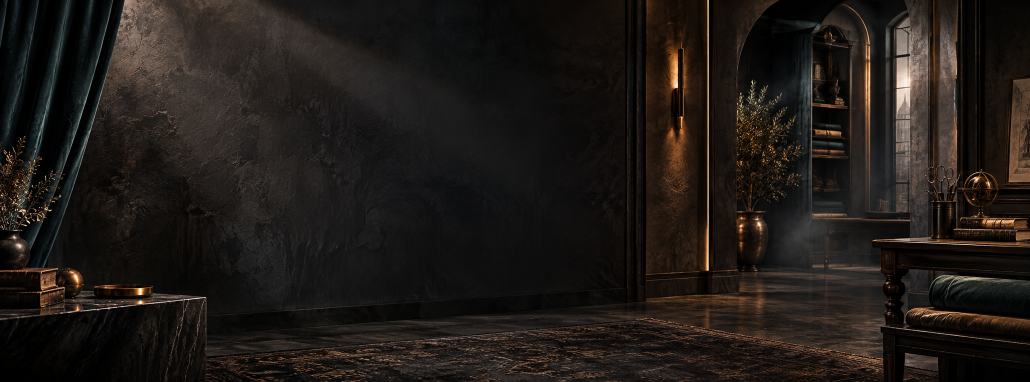
#> input picture nineTools/A_Plus/9.A_Plus/enjinia_fr_20260922/_generated-backgrounds/atelier.png, 2060 x 763 px, given in place of 01-hero-desktop-scene.png, which was not available (shown at 1/2 size)
$ python build_assets.py
#> lines starting #> are read from the running program, lines starting #| are printed output that depends on the picture
from __future__ import annotations

from pathlib import Path
from typing import Iterable

import numpy as np
from PIL import Image, ImageDraw, ImageEnhance, ImageFilter, ImageFont
from scipy import ndimage


ROOT = Path(__file__).resolve().parent
SRC = ROOT.parent / "enjinia" / "sources"
BG = ROOT / "_generated-backgrounds"
SCENES = ROOT / "_generated-scenes-v2"

DESKTOP = (1464, 600)
MOBILE = (600, 450)

FONT_HEAD = Path(r"C:\Windows\Fonts\impact.ttf")
FONT_BOLD = Path(r"C:\Windows\Fonts\segoeuib.ttf")
FONT_SEMIBOLD = Path(r"C:\Windows\Fonts\seguisb.ttf")
FONT_REGULAR = Path(r"C:\Windows\Fonts\segoeui.ttf")

OFF_WHITE = (242, 238, 229, 255)
BRONZE = (203, 145, 88, 255)
TEAL = (109, 169, 168, 255)
INK = (9, 13, 17, 255)


def font(size: int, kind: str = "regular") -> ImageFont.FreeTypeFont:
    path = {
        "head": FONT_HEAD,
        "bold": FONT_BOLD,
        "semibold": FONT_SEMIBOLD,
        "regular": FONT_REGULAR,
    }[kind]
    return ImageFont.truetype(str(path), size=size)


def cover(image: Image.Image, size: tuple[int, int], fx: float = 0.5, fy: float = 0.5) -> Image.Image:
    image = image.convert("RGB")
    scale = max(size[0] / image.width, size[1] / image.height)
    resized = image.resize((round(image.width * scale), round(image.height * scale)), Image.Resampling.LANCZOS)
    left = round((resized.width - size[0]) * fx)
    top = round((resized.height - size[1]) * fy)
    left = max(0, min(left, resized.width - size[0]))
    top = max(0, min(top, resized.height - size[1]))
    return resized.crop((left, top, left + size[0], top + size[1]))


def save(image: Image.Image, path: Path) -> None:
    path.parent.mkdir(parents=True, exist_ok=True)
    image.convert("RGB").save(path, "PNG", optimize=True, dpi=(72, 72))


# [4 lines left out: function darken, not called in this run]


def gradient(size: tuple[int, int], horizontal: bool = True, reverse: bool = False, alpha: int = 220) -> Image.Image:
    w, h = size
    if horizontal:
        strip = Image.new("RGBA", (w, 1))
        px = strip.load()
        for x in range(w):
            t = x / max(1, w - 1)
            if reverse:
                t = 1 - t
            px[x, 0] = (4, 8, 12, round(alpha * (1 - t)))
        return strip.resize((w, h), Image.Resampling.BILINEAR)
    strip = Image.new("RGBA", (1, h))
    px = strip.load()
    for y in range(h):
        t = y / max(1, h - 1)
        if reverse:
            t = 1 - t
        px[0, y] = (4, 8, 12, round(alpha * (1 - t)))
    return strip.resize((w, h), Image.Resampling.BILINEAR)


def bg(name: str, size: tuple[int, int], fx: float = 0.5, fy: float = 0.5) -> Image.Image:
    return cover(Image.open(BG / name), size, fx, fy).convert("RGBA")


def scene(name: str, size: tuple[int, int], fx: float = 0.5, fy: float = 0.5) -> Image.Image:
    variant = "mobile" if size == MOBILE else "desktop"
    return cover(Image.open(SCENES / f"{name}-{variant}-scene.png"), size, fx, fy).convert("RGBA")


SUBJECTS: dict[tuple[int, int], Image.Image] = {}


# [62 lines left out: functions extract_subject, subject, place_subject, paste_panel, not called in this run]


def line(draw: ImageDraw.ImageDraw, xy: tuple[int, int, int, int], width: int = 3, color: tuple[int, int, int, int] = BRONZE) -> None:
    draw.line(xy, fill=color, width=width)


# [5 lines left out: function centered_text, not called in this run]


def headline(draw: ImageDraw.ImageDraw, text: str, x: int, y: int, size: int, fill=OFF_WHITE, anchor: str = "la") -> None:
    draw.text((x, y), text, font=font(size, "head"), fill=fill, stroke_width=max(1, size // 32), stroke_fill=(0, 0, 0, 175), anchor=anchor)


def subtitle(draw: ImageDraw.ImageDraw, text: str, x: int, y: int, size: int, fill=BRONZE, anchor: str = "la") -> None:
    draw.text((x, y), text, font=font(size, "semibold"), fill=fill, anchor=anchor)


# [4 lines left out: function floor_shadow, not called in this run]


def module_01(size: tuple[int, int]) -> Image.Image:
    mobile = size == MOBILE
    base = scene("01-hero", size)
    draw = ImageDraw.Draw(base)
    if mobile:
        base.alpha_composite(gradient((410, 450), horizontal=True, alpha=220), (0, 0))
        headline(draw, "VESTES BRODÉES", 42, 78, 45)
        headline(draw, "POUR HOMME", 42, 130, 39, fill=(226, 199, 166, 255))
        line(draw, (42, 188, 298, 188), 2)
        subtitle(draw, "HALLOWEEN • STYLE AFFIRMÉ", 42, 207, 16)
    else:
        base.alpha_composite(gradient((790, 600), horizontal=True, alpha=225), (0, 0))
        headline(draw, "VESTES BRODÉES", 82, 176, 62)
        headline(draw, "POUR HOMME", 82, 250, 56, fill=(226, 199, 166, 255))
        line(draw, (82, 329, 522, 329), 3)
        subtitle(draw, "HALLOWEEN • STYLE AFFIRMÉ", 82, 360, 22)
    return base


def module_02(size: tuple[int, int]) -> Image.Image:
    mobile = size == MOBILE
    base = scene("02-city", size)
    draw = ImageDraw.Draw(base)
    if mobile:
        base.alpha_composite(gradient((355, 450), horizontal=True, alpha=215), (0, 0))
        headline(draw, "STYLE URBAIN", 38, 68, 48)
        subtitle(draw, "UNE PRÉSENCE", 38, 126, 17)
        subtitle(draw, "QUI SE DÉMARQUE", 38, 151, 17)
        line(draw, (38, 191, 265, 191), 2)
    else:
        draw.rounded_rectangle((540, 102, 1090, 330), radius=16, fill=(5, 9, 13, 182), outline=(198, 142, 86, 155), width=2)
        headline(draw, "STYLE URBAIN", 815, 160, 64, anchor="ma")
        subtitle(draw, "UNE PRÉSENCE QUI SE DÉMARQUE", 815, 238, 23, anchor="ma")
        line(draw, (650, 286, 980, 286), 3)
    return base


# [13 lines left out: function module_03, not called in this run]


def detail_crop(number: int, box: tuple[int, int, int, int], size: tuple[int, int], fx: float = 0.5, fy: float = 0.5) -> Image.Image:
    image = Image.open(SRC / f"product-{number:02d}-2.jpg").convert("RGB").crop(box)
    return cover(image, size, fx, fy).convert("RGBA")


# [42 lines left out: functions detail_cell, module_04, not called in this run]


CAROUSEL_TABS = ["FLORAL DORÉ", "DÍA DE MUERTOS", "HALLOWEEN", "NOËL"]
CAROUSEL_CONFIG = [
    ("atelier.png", [2, 3, 4], "FLORAL DORÉ", "ÉLÉGANCE ORNEMENTALE", (0.49, 0.50)),
    ("atelier.png", [1, 4, 5], "DÍA DE MUERTOS", "COULEURS & CARACTÈRE", (0.50, 0.50)),
    ("city-night.png", [7, 8, 9], "HALLOWEEN", "MOTIFS SAISONNIERS", (0.52, 0.54)),
    ("lounge-studio.png", [10, 11], "NOËL", "ESPRIT FESTIF", (0.48, 0.48)),
]


# [51 lines left out: function carousel_slide, not called in this run]


SIZE_ROWS = [
    ("S", "108 cm / 42.52 in", "45 cm / 17.72 in", "63.5 cm / 25.00 in", "74 cm / 29.13 in"),
    ("M", "113 cm / 44.49 in", "46.5 cm / 18.31 in", "64.2 cm / 25.28 in", "75 cm / 29.53 in"),
    ("L", "118 cm / 46.46 in", "48 cm / 18.90 in", "64.9 cm / 25.55 in", "76 cm / 29.92 in"),
    ("XL", "123 cm / 48.43 in", "49.5 cm / 19.49 in", "65.6 cm / 25.83 in", "77 cm / 30.31 in"),
    ("XXL", "128 cm / 50.39 in", "51 cm / 20.08 in", "66.3 cm / 26.10 in", "78 cm / 30.71 in"),
    ("XXXL", "133 cm / 52.36 in", "52.5 cm / 20.67 in", "67 cm / 26.38 in", "79 cm / 31.10 in"),
    ("XXXXL", "138 cm / 54.33 in", "54 cm / 21.26 in", "67.7 cm / 26.65 in", "80 cm / 31.50 in"),
]


# [95 lines left out: functions size_table, module_06, module_07, overview, not called in this run]


def main() -> None:
    paths_desktop: list[Path] = []
    paths_mobile: list[Path] = []
    modules = [module_01, module_02, module_03, module_04]
    names = ["01-hero", "02-style-urbain", "03-idees-look", "04-details-produit"]
    for builder, name in zip(modules, names):
        dp = ROOT / name / f"{name}-desktop-1464x600.png"
        mp = ROOT / name / f"{name}-mobile-600x450.png"
        save(builder(DESKTOP), dp)
        save(builder(MOBILE), mp)
        paths_desktop.append(dp)
        paths_mobile.append(mp)
#> this loop made 2 passes
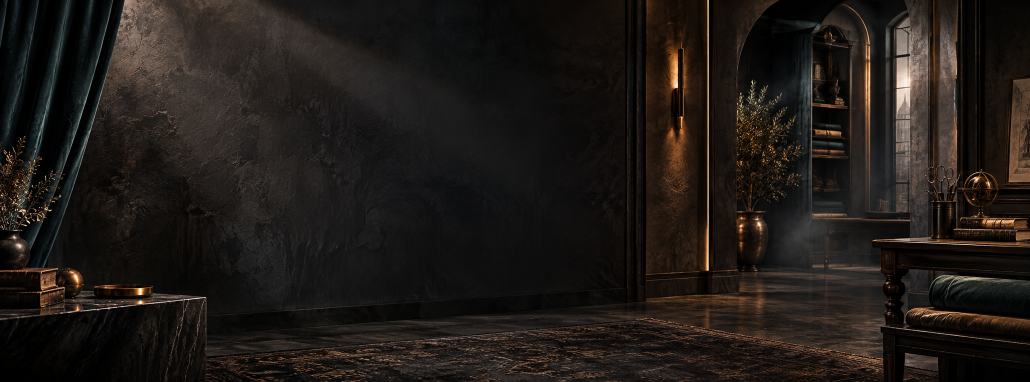
#> input picture nineTools/A_Plus/9.A_Plus/enjinia_fr_20260922/_generated-backgrounds/atelier.png, 2060 x 763 px, given in place of 01-hero-desktop-scene.png, which was not available (shown at 1/2 size)
#> pass 1, in module_01, `base = scene("01-hero", size)`:
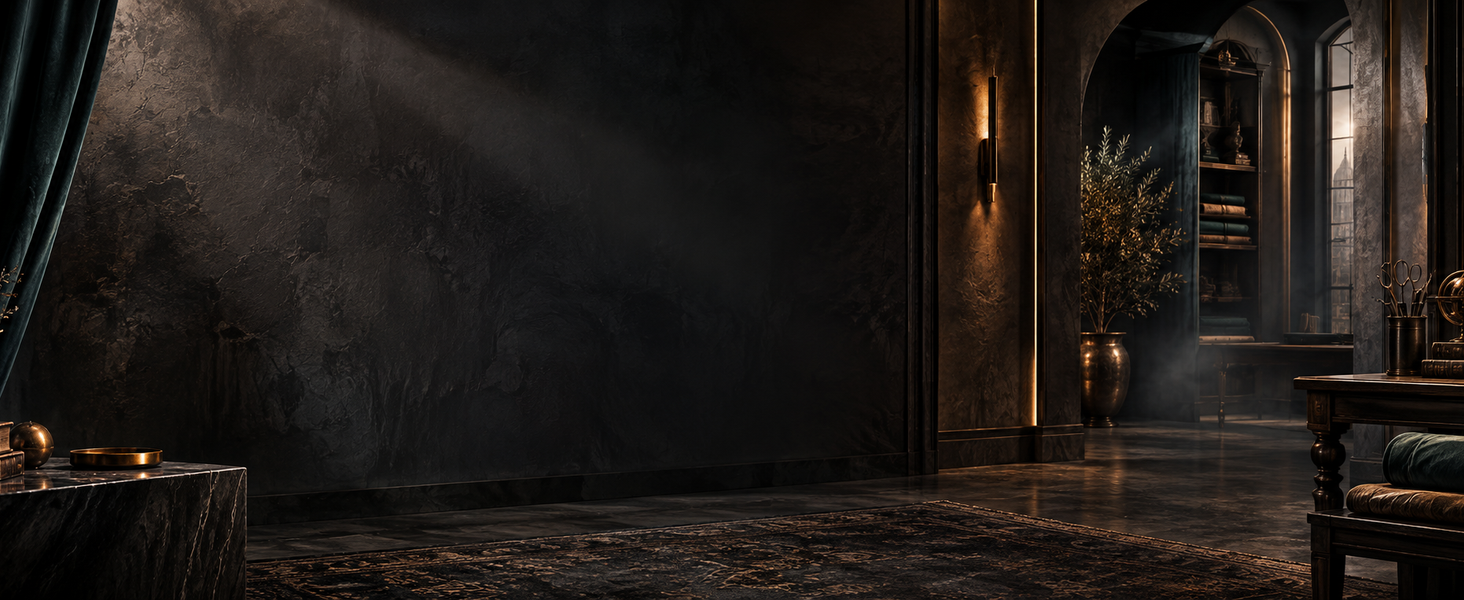
#> base: PIL image 1464x600 RGBA; mean R, G, B, A 32.4, 27.2, 23.7, 255
#> pass 1, in save, `image.convert("RGB").save(path, "PNG", optimize=True, dpi=(72, 72))`:
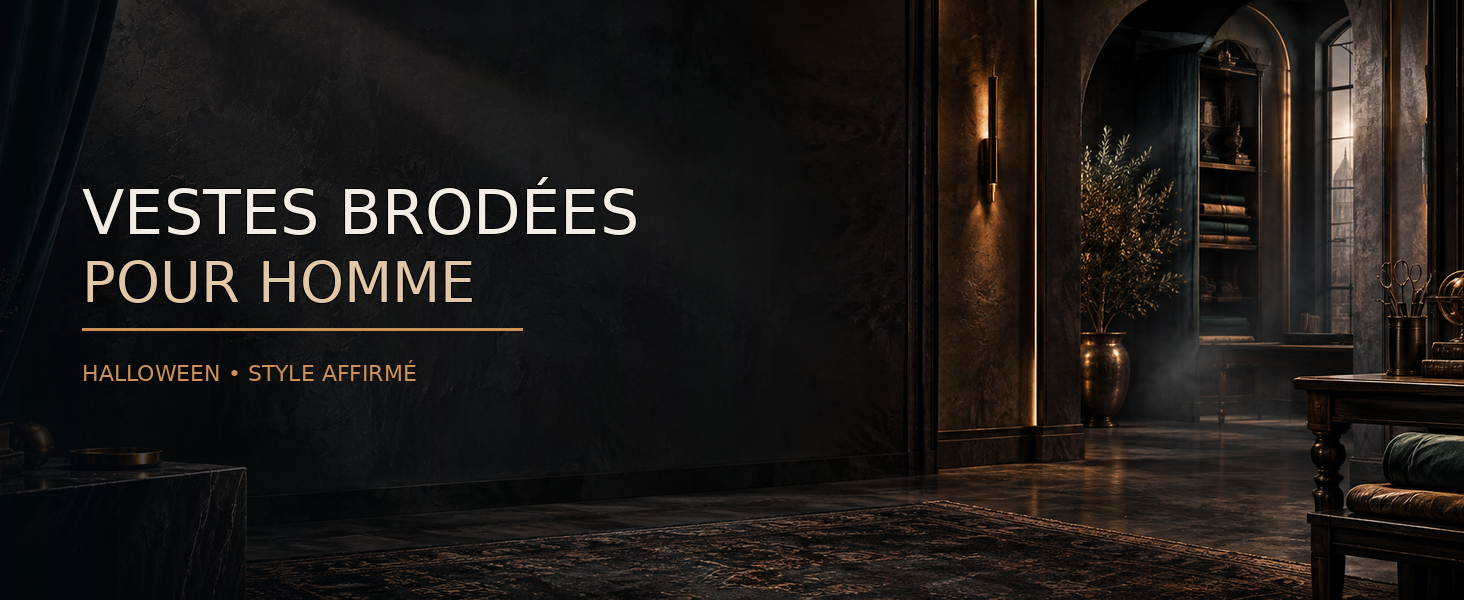
#> saved as 01-hero-desktop-1464x600.png: PIL image 1464x600 RGB; mean R, G, B 29.6, 25.9, 23.4
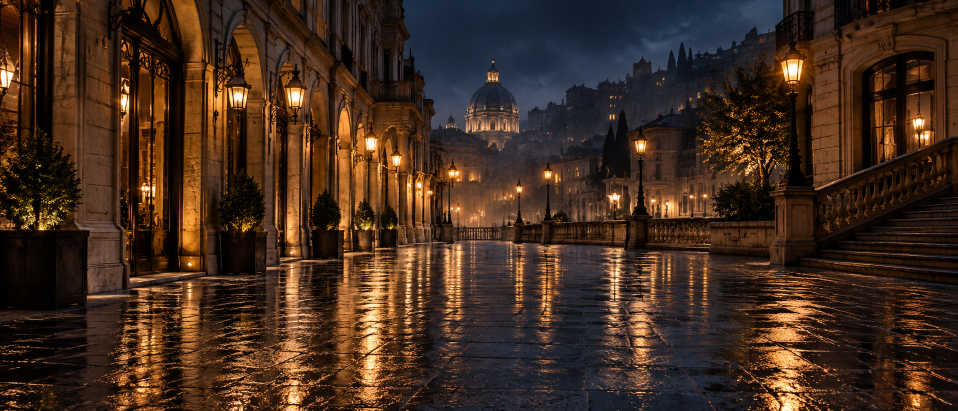
#> input picture nineTools/A_Plus/9.A_Plus/enjinia_fr_20260922/_generated-backgrounds/city-night.png, 1916 x 821 px, given in place of 01-hero-mobile-scene.png, which was not available (shown at 1/2 size)
#> pass 1, in cover (call 2), `resized = image.resize((round(image.width * scale), round(image.height..`:
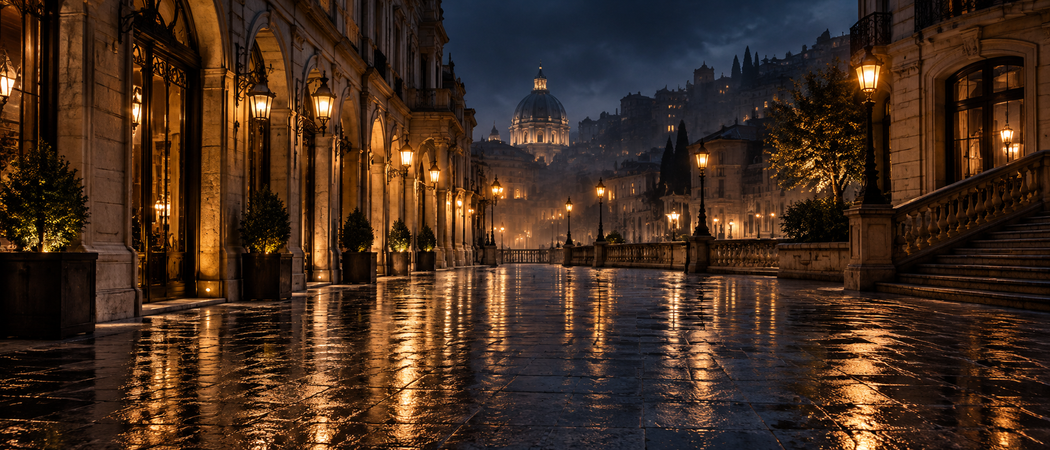
#> resized: PIL image 1050x450 RGB; mean R, G, B 66.8, 44.3, 29.7

    carousel_dir = ROOT / "05-carousel-collections"
    for i in range(4):
        slug = CAROUSEL_TABS[i].lower().replace(' ', '-').replace('é', 'e').replace('í', 'i').replace('ë', 'e')
        dp = carousel_dir / f"05-{i + 1:02d}-{slug}-desktop-1464x600.png"
        mp = carousel_dir / f"05-{i + 1:02d}-{slug}-mobile-600x450.png"
        save(carousel_slide(i, DESKTOP), dp)
        save(carousel_slide(i, MOBILE), mp)
    paths_desktop.append(carousel_dir / "05-01-floral-dore-desktop-1464x600.png")
    paths_mobile.append(carousel_dir / "05-01-floral-dore-mobile-600x450.png")

    dp = ROOT / "06-guide-tailles" / "06-guide-tailles-desktop-1464x600.png"
    mp = ROOT / "06-guide-tailles" / "06-guide-tailles-mobile-600x450.png"
    save(module_06(DESKTOP), dp)
    save(module_06(MOBILE), mp)
    paths_desktop.append(dp)
    paths_mobile.append(mp)

    dp = ROOT / "07-affirmez-style" / "07-affirmez-style-desktop-1464x600.png"
    mp = ROOT / "07-affirmez-style" / "07-affirmez-style-mobile-600x450.png"
    save(module_07(DESKTOP), dp)
    save(module_07(MOBILE), mp)
    paths_desktop.append(dp)
    paths_mobile.append(mp)

    overview(paths_desktop, ROOT / "00-apercu-desktop.png", "BUREAU", 1171)
    overview(paths_mobile, ROOT / "00-apercu-mobile.png", "MOBILE", 600)


if __name__ == "__main__":
#> (the run stopped early here; a loop or call above may not have finished)
